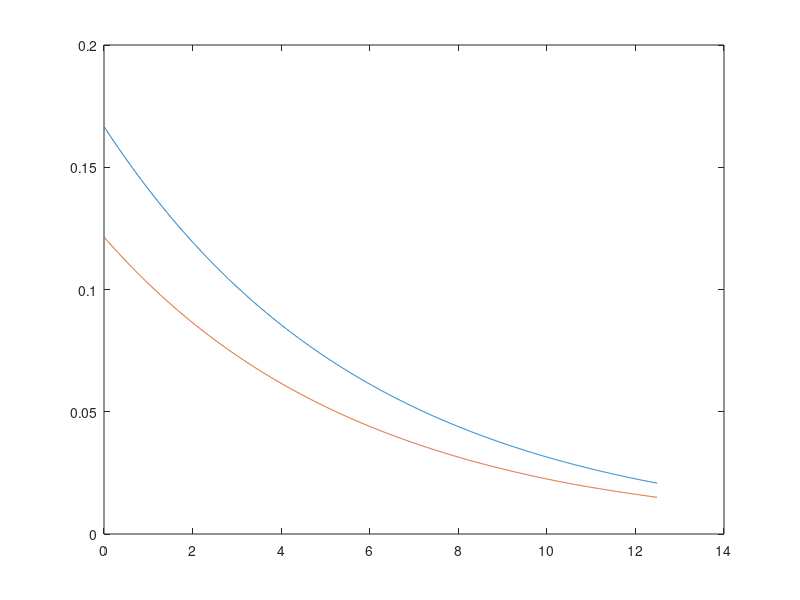

MATLAB code for this plot:
% PicoHarpDeadTime
clear all

tau = 6; % decay time
trep = 12.5; % repetition period
td = 98; % dead time
dt = 0.01; % channel width

t = -td:dt:trep-dt;

pow = [0.01 0.1 1]/trep;
int0 = exp(-mod(t,trep)./tau)'/tau;

for jp = 1:length(pow)
    int(:,jp) = pow(jp)*int0;
    tt = t(t>0);
    for j=1:2
        for k=1:length(tt)
            int(t==tt(k),jp) = exp(-sum(int(t>=tt(k)-td & t<tt(k),jp))*dt)*int0(t==tt(k))*pow(jp);
        end
        for k=1:length(t<=0)
            int(k,jp) = int(round(t/dt)==round(mod(t(k),trep)/dt),jp);    
        end
        plot(t(t>0),int0(t>0),t(t>0),int(t>0,jp)/pow(jp)); drawnow
    end
end